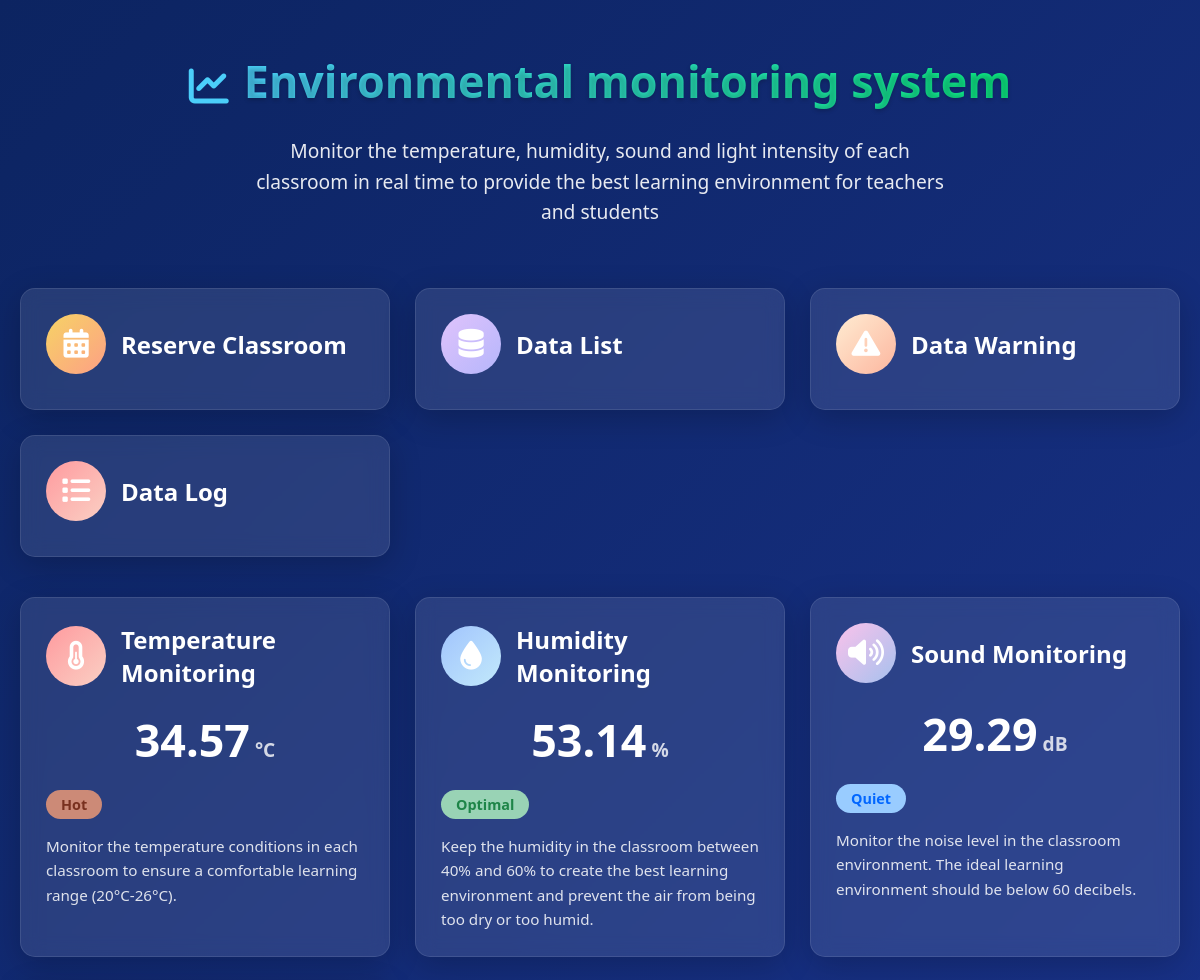
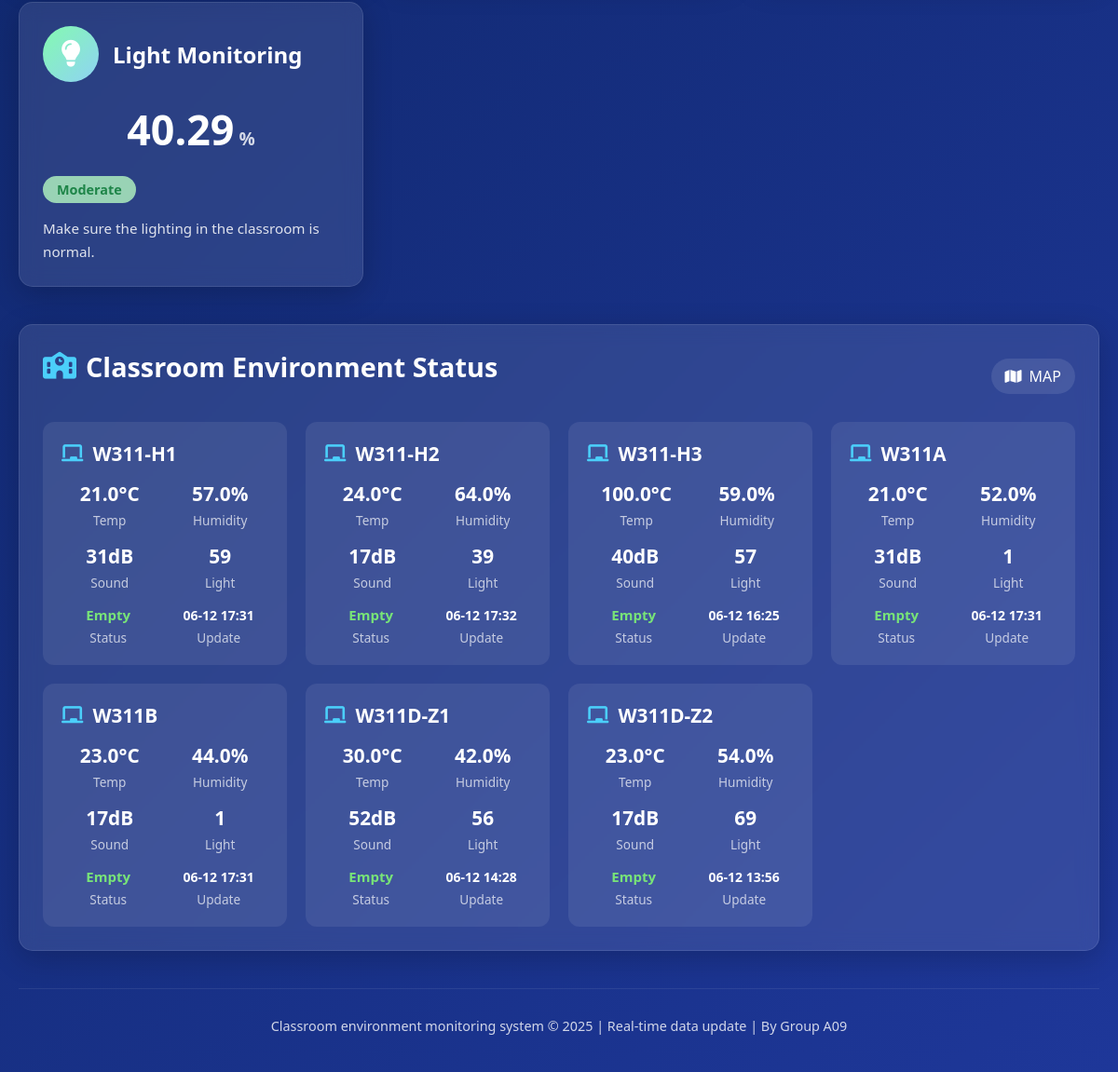
The page / on the database its author committed (2 pictures, top to bottom).
### projectApp/models.py (models this page shows, shortened)
class Information(models.Model):
    node_id = models.CharField(max_length=4)
    loc = models.CharField(max_length=6)
    temp = models.DecimalField(max_digits=5,decimal_places=1)
    hum = models.DecimalField(max_digits=5,decimal_places=1)
    light = models.IntegerField()
    snd = models.IntegerField()
    date_created = models.DateTimeField(auto_now_add=True)
    class Meta:
        verbose_name_plural = "Information"

### projectApp/views.py (the view)
# urls.py: path("",views.navigation_page),
def navigation_page(request):
    warning = Warning.objects.filter(status = False)
    warning_tag = len(warning)
    all_result = get_series_data()
    location = Information.objects.values_list("loc").distinct().order_by("loc")
    locations = []
    for i in location:
        time = timezone.now()
        event = check_empty(i[0],time)
        empty = False
        if len(event) == 0:
            empty = True
        context = {
            "env" : Information.objects.filter(loc = i[0]).order_by("-date_created")[0],
            "empty": empty,
        }
        if not empty:
            context["detail"] = event[0]
        locations.append(context)
    tot_temp = 0
    tot_hum = 0
    tot_snd = 0
    tot_light = 0
    for i in locations:
        tot_light += i["env"].light
        tot_snd += i["env"].snd
        tot_hum += i["env"].hum
        tot_temp += i["env"].temp
    tot_light /= len(locations)
    tot_snd /= len(locations)
    tot_hum /= len(locations)
    tot_temp /= len(locations)
    tot_light = "{:.2f}".format(tot_light)
    tot_snd = "{:.2f}".format(tot_snd)
    tot_temp = "{:.2f}".format(tot_temp)
    tot_hum = "{:.2f}".format(tot_hum)
    all_result = {
        "temp" : tot_temp,
        "hum":tot_hum,
        "light":tot_light,
        "snd" : tot_snd,
    }
    context = {"all":all_result,"locs":locations,"check":warning_tag}
    return render(request,"index.html",context)

### projectApp/views.py (called while the page is built)
def check_empty(loc,time):
    event = Event.objects.filter(loc = loc)
    event = event.filter(begin_time__lte = time)
    event = event.filter(end_time__gte = time)
    return event

### projectApp/templates/index.html (shortened to what this page needs)
{% load static %}
<!DOCTYPE html>
<html lang="zh-CN">
  <head>
    <link
      rel="stylesheet"
      href="https://cdnjs.cloudflare.com/ajax/libs/font-awesome/6.4.0/css/all.min.css"
    />
  </head>
  <body>
    <div class="container">
      <header>
        <div class="logo">
          <i class="fas fa-chart-line"></i>
          <h1>Environmental monitoring system</h1>
        </div>
        <p class="subtitle">
          Monitor the temperature, humidity, sound and light intensity of each
          classroom in real time to provide the best learning environment for
          teachers and students
        </p>
      </header>
      <div class="dashboard">
        <a href="eventlist">
          <div class="card addEvent toolbar">
            <div class="card-header">
              <div class="card-icon">
                <i class="fa-solid fa-calendar-days"></i>
              </div>
              <h2 class="card-title">Reserve Classroom</h2>
            </div>
          </div>
        </a>
        <a href="selectdata">
          <div class="card dataList toolbar">
            <div class="card-header">
              <div class="card-icon">
                <i class="fa-solid fa-database"></i>
              </div>
              <h2 class="card-title">Data List</h2>
            </div>
          </div>
        </a>
        <a href="monitor">
          <div class="card dataMonitor toolbar">
            <div class="card-header">
              <div class="card-icon">
                <i class="fa-solid fa-triangle-exclamation"></i>
              </div>
              <h2 class="card-title">Data Warning</h2>
            </div>
          </div>
        </a>
        <a href="log">
          <div class="card temp toolbar">
            <div class="card-header">
                <div class="card-icon">
                    <i class="fa-solid fa-list"></i>
                </div>
                {% if check > 0 %}
                <h2 class="card-title">Data Log <span class="new-badge">{{check}}</span></h2>
                {% else %}
                <h2 class="card-title">Data Log</h2>
                {% endif %}
            </div>
        </div>
        </a>
      </div>
      <a href="dashboard/classroom">
        <div class="dashboard">
          <div class="card temp">
            <div class="card-header">
              <div class="card-icon">
                <i class="fas fa-thermometer-half"></i>
              </div>
              <h2 class="card-title">Temperature Monitoring</h2>
            </div>
            <div class="card-value">
              {{all.temp}}<span class="card-unit">°C</span>
            </div>
            <span class="card-status status-normal temp-status"
              >Normal Range</span
            >
            <p class="card-description">
              Monitor the temperature conditions in each classroom to ensure a
              comfortable learning range (20°C-26°C).
            </p>
          </div>
          <div class="card humidity">
            <div class="card-header">
              <div class="card-icon">
                <i class="fas fa-tint"></i>
              </div>
              <h2 class="card-title">Humidity Monitoring</h2>
            </div>
            <div class="card-value">
              {{all.hum}}<span class="card-unit">%</span>
            </div>
            <span class="card-status status-normal hum-status"
              >Ideal humidity</span
            >
            <p class="card-description">
              Keep the humidity in the classroom between 40% and 60% to create
              the best learning environment and prevent the air from being too
              dry or too humid.
            </p>
          </div>
          <div class="card sound">
            <div class="card-header">
              <div class="card-icon">
                <i class="fas fa-volume-up"></i>
              </div>
              <h2 class="card-title">Sound Monitoring</h2>
            </div>
            <div class="card-value">
              {{all.snd}}<span class="card-unit">dB</span>
            </div>
            <span class="card-status status-warning snd-status"
              >Slightly Higher</span
            >
            <p class="card-description">
              Monitor the noise level in the classroom environment. The ideal
              learning environment should be below 60 decibels.
            </p>
          </div>
          <div class="card light">
            <div class="card-header">
              <div class="card-icon">
                <i class="fas fa-lightbulb"></i>
              </div>
              <h2 class="card-title">Light Monitoring</h2>
            </div>
            <div class="card-value">
              {{all.light}}<span class="card-unit">%</span>
            </div>
            <span class="card-status status-normal light-status"
              >Normal Range</span
            >
            <p class="card-description">
              Make sure the lighting in the classroom is normal.
            </p>
          </div>
        </div>
      </a>
      <div class="classroom-list">
        <div
          style="
            display: flex;
            justify-content: space-between;
            align-items: center;
            margin-bottom: 20px;
          "
        >
          <h2 class="section-title">
            <i class="fas fa-school"></i>Classroom Environment Status
          </h2>
          <a
            href="map"
            style="
              background: rgba(255, 255, 255, 0.1);
              padding: 8px 15px;
              border-radius: 20px;
              display: flex;
              align-items: center;
              gap: 8px;
              transition: all 0.3s ease;
              color: white;
              text-decoration: none;
            "
          >
            <i class="fas fa-map"></i> MAP
          </a>
        </div>
        <div class="classrooms">
          {% for i in locs%}
          <div
            class="classroom-card"
            data-loc="{{i.env.loc}}"
            style="margin: auto; cursor: pointer"
          >
            <h3 class="classroom-name">
              <i class="fas fa-chalkboard"></i>{{i.env.loc}}
            </h3>
            <div class="classroom-metrics">
              <div class="metric" style="margin: auto">
                <div class="metric-value">{{i.env.temp}}°C</div>
                <div class="metric-label">Temp</div>
              </div>
              <div class="metric" style="margin: auto">
                <div class="metric-value">{{i.env.hum}}%</div>
                <div class="metric-label">Humidity</div>
              </div>
              <div class="metric" style="margin: auto">
                <div class="metric-value">{{i.env.snd}}dB</div>
                <div class="metric-label">Sound</div>
              </div>
              <div class="metric" style="margin: auto">
                <div class="metric-value">{{i.env.light}}</div>
                <div class="metric-label">Light</div>
              </div>
              {% if i.empty == True %}
              <div class="metric" style="margin: auto">
                <div
                  class="metric-value"
                  style="color: rgb(120, 228, 120); font-size: 15px"
                >
                  Empty
                </div>
                <div class="metric-label">Status</div>
              </div>
              {% endif %}
              <div class="metric" style="margin: auto">
                <div class="metric-value" style="font-size: 14px">
                  {{i.env.date_created | date:"m-d H:i"}}
                </div>
                <div class="metric-label">Update</div>
              </div>
            </div>
          </div>
          {% endfor %}
        </div>
      </div>
      <footer>
        <p>
          Classroom environment monitoring system &copy; 2025 | Real-time data
          update | By Group A09
        </p>
      </footer>
    </div>
  </body>
</html>

### projectApp/templates/index.html (style rules this page uses)
a { text-decoration: none; color: inherit; }
* { margin: 0; padding: 0; box-sizing: border-box; font-family: "Segoe UI", Tahoma, Geneva, Verdana, sans-serif; }
body { background: linear-gradient(135deg, #0c2461, #1e3799); color: #fff; min-height: 100vh; padding: 20px; }
.container { max-width: 1200px; margin: 0 auto; }
header { text-align: center; padding: 30px 0; margin-bottom: 30px; }
.logo { display: flex; align-items: center; justify-content: center; margin-bottom: 15px; }
.logo i { font-size: 2.5rem; margin-right: 15px; color: #4bcffa; }
h1 { font-size: 2.8rem; margin-bottom: 10px; background: linear-gradient(90deg, #4bcffa, #0be881); -webkit-background-clip: text; -webkit-text-fill-color: transparent; text-shadow: 0 2px 4px rgba(0, 0, 0, 0.2); }
.subtitle { font-size: 1.2rem; opacity: 0.9; max-width: 700px; margin: 0 auto; line-height: 1.6; }
.dashboard { display: grid; grid-template-columns: repeat(auto-fit, minmax(280px, 1fr)); gap: 25px; margin-bottom: 40px; }
.card { background: rgba(255, 255, 255, 0.1); backdrop-filter: blur(10px); border-radius: 15px; padding: 25px; box-shadow: 0 8px 32px rgba(0, 0, 0, 0.2); border: 1px solid rgba(255, 255, 255, 0.1); transition: transform 0.3s ease, box-shadow 0.3s ease; cursor: pointer; display: flex; flex-direction: column; }
.card-header { display: flex; align-items: center; margin-bottom: 10px; }
.card-icon { flex-shrink: 0; width: 60px; height: 60px; border-radius: 50%; display: flex; align-items: center; justify-content: center; margin-right: 15px; font-size: 1.8rem; }
.temp .card-icon { background: linear-gradient(135deg, #ff9a9e, #fad0c4); }
.humidity .card-icon { background: linear-gradient(135deg, #a1c4fd, #c2e9fb); }
.sound .card-icon { background: linear-gradient(135deg, #fbc2eb, #a6c1ee); }
.light .card-icon { background: linear-gradient(135deg, #84fab0, #8fd3f4); }
.addEvent .card-icon { background: linear-gradient(135deg, #f6d365, #fda085); }
.dataList .card-icon { background: linear-gradient(135deg, #e0c3fc, #b5b6fb); }
.dataMonitor .card-icon { background: linear-gradient(135deg, #ffecd2, #fcb69f); }
.card-title { font-size: 1.5rem; font-weight: 600; }
.card-value { font-size: 2.8rem; font-weight: 700; margin: 10px 0; text-align: center; }
.card-unit { font-size: 1.2rem; opacity: 0.8; margin-left: 5px; }
.card-status { display: flex; align-items: center; padding: 5px 15px; border-radius: 20px; font-size: 0.9rem; font-weight: 600; margin-top: 10px; align-self: flex-start; }
.status-normal { background: rgba(161, 221, 185, 0.938); color: #1e8548; }
.status-warning { background: rgb(204, 138, 119); color: #79311f; }
.status-low { color: #0066ff; background: #99ccff; }
.card-description { margin-top: 15px; font-size: 0.95rem; line-height: 1.6; opacity: 0.85; }
.classroom-list { background: rgba(255, 255, 255, 0.1); backdrop-filter: blur(10px); border-radius: 15px; padding: 25px; box-shadow: 0 8px 32px rgba(0, 0, 0, 0.2); border: 1px solid rgba(255, 255, 255, 0.1); margin-top: 30px; }
.section-title { font-size: 1.8rem; margin-bottom: 20px; display: flex; align-items: center; }
.section-title i { margin-right: 10px; color: #4bcffa; }
.classrooms { display: grid; grid-template-columns: repeat(auto-fit, minmax(250px, 1fr)); gap: 20px; }
.classroom-card { background: rgba(255, 255, 255, 0.08); border-radius: 12px; padding: 20px; transition: all 0.3s ease; }
.classroom-name { font-size: 1.3rem; margin-bottom: 15px; display: flex; align-items: center; }
.classroom-name i { margin-right: 10px; color: #4bcffa; }
.classroom-metrics { display: flex; flex-wrap: wrap; gap: 15px; }
.metric { display: flex; flex-direction: column; align-items: center; min-width: 70px; }
.metric-value { font-size: 1.3rem; font-weight: 600; margin-bottom: 5px; }
.metric-label { font-size: 0.85rem; opacity: 0.7; }
footer { text-align: center; padding: 30px 0 20px; margin-top: 40px; border-top: 1px solid rgba(255, 255, 255, 0.1); font-size: 0.9rem; opacity: 0.8; }
.toolbar { justify-content: center; }

### rows shown on the page
Information: env.loc "W311-H1", env.temp "21.0", env.hum "57.0", env.snd "31", env.light "59", env.date_created "06-12 17:31"
Information: env.loc "W311-H2", env.temp "24.0", env.hum "64.0", env.snd "17", env.light "39", env.date_created "06-12 17:32"
Information: env.loc "W311-H3", env.temp "100.0", env.hum "59.0", env.snd "40", env.light "57", env.date_created "06-12 16:25"
Information: env.loc "W311A", env.temp "21.0", env.hum "52.0", env.snd "31", env.light "1", env.date_created "06-12 17:31"
Information: env.loc "W311B", env.temp "23.0", env.hum "44.0", env.snd "17", env.light "1", env.date_created "06-12 17:31"
Information: env.loc "W311D-Z1", env.temp "30.0", env.hum "42.0", env.snd "52", env.light "56", env.date_created "06-12 14:28"
Information: env.loc "W311D-Z2", env.temp "23.0", env.hum "54.0", env.snd "17", env.light "69", env.date_created "06-12 13:56"

### other values the page prints
{{ all.temp }} "34.57"
{{ all.hum }} "53.14"
{{ all.snd }} "29.29"
{{ all.light }} "40.29"
